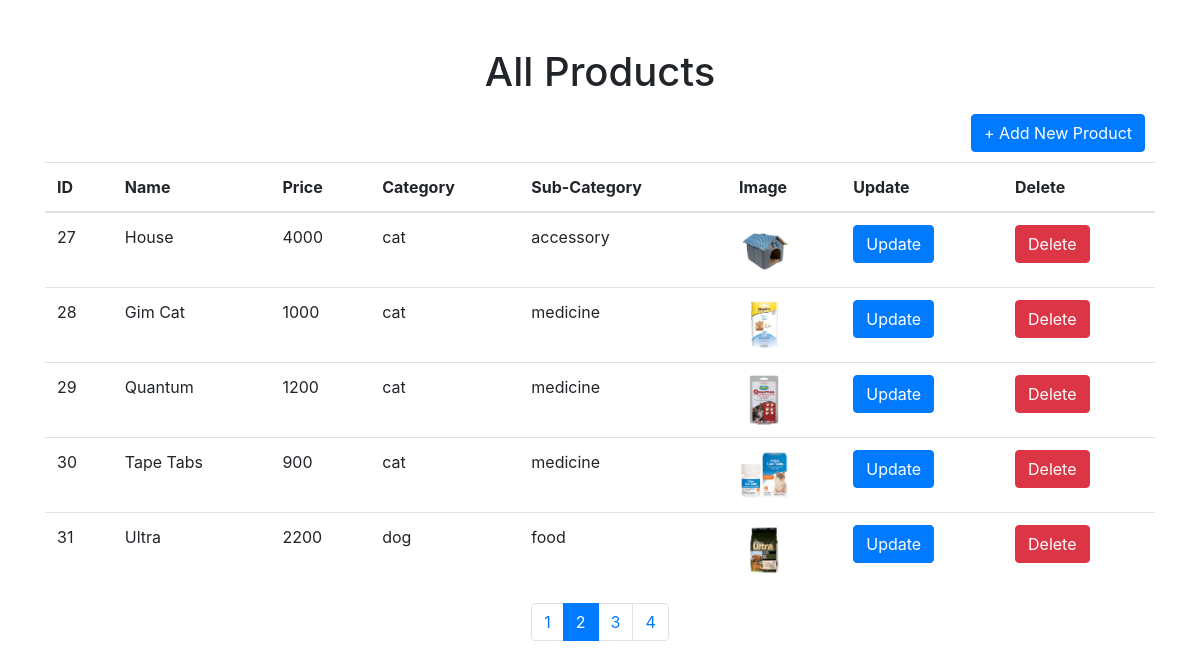
Screenshot of /all-products.php?page=2 with the database file from the repository.
### tables this page shows
CREATE TABLE `products` (
  `id` int NOT NULL AUTO_INCREMENT COMMENT 'Primary Key',
  `name` varchar(255) DEFAULT NULL,
  `price` varchar(255) DEFAULT NULL,
  `category` varchar(255) DEFAULT NULL,
  `filter` varchar(255) DEFAULT NULL,
  `image` varchar(255) DEFAULT NULL,
  PRIMARY KEY (`id`)
);

### all-products.php (the view, shortened to what this page needs)
<!DOCTYPE html>
<html>
<head>
    <link rel="stylesheet" href="https://stackpath.bootstrapcdn.com/bootstrap/4.5.2/css/bootstrap.min.css">
</head>
<body>
    <div class="container mt-5">
        <h1 class="text-center">All Products</h1>
        <div style="float: right; padding: 10px;" class="addnewbtn"><a href="add-product.php" target="_blank" class="btn btn-primary">+ Add New Product</a></div>
        <table class="table">
            <thead>
                <tr>
                    <th>ID</th>
                    <th>Name</th>
                    <th>Price</th>
                    <th>Category</th>
                    <th>Sub-Category</th>
                    <th>Image</th>
                    <th>Update</th>
                    <th>Delete</th>
                </tr>
            </thead>
            <tbody>
                <?php
                include("connection.php");
                $products_per_page = 5;
                $current_page = isset($_GET['page']) ? (int)$_GET['page'] : 1;
                $offset = ($current_page - 1) * $products_per_page;
                $query = "SELECT * FROM products LIMIT $offset, $products_per_page";
                $result = $con->query($query);
                if ($result->num_rows > 0) {
                    while ($row = $result->fetch_assoc()) {
                        ?>
                        <tr>
                            <td><?php echo $row['id']; ?></td>
                            <td><?php echo $row['name']; ?></td>
                            <td><?php echo $row['price']; ?></td>
                            <td><?php echo $row['category']; ?></td>
                            <td><?php echo $row['filter']; ?></td>
                            <td><img src="./assets/image/<?php echo $row['image']; ?>" alt="Product Image" width="50"></td>
                            <td><a href="edit-product.php?id=<?php echo $row['id']; ?>" class="btn btn-primary">Update</a></td>
                            <td>
                                <form method="post" action="delete-product.php" onsubmit="return confirm('Are you sure you want to delete this product?')">
                                    <button type="submit" class="btn btn-danger">Delete</button>
                                </form>
                            </td>
                        </tr>
                        <?php
                    }
                } else {
                    ?>
                    <tr>
                        <td colspan="8">No products found.</td>
                    </tr>
                    <?php
                }
                ?>
            </tbody>
        </table>
        <nav aria-label="Page navigation">
            <ul class="pagination justify-content-center">
                <?php
                $con = new mysqli('localhost', 'root', '', 'ypp');
                $query = "SELECT COUNT(*) AS total FROM products";
                $result = $con->query($query);
                $total_products = $result->fetch_assoc()['total'];
                $total_pages = ceil($total_products / $products_per_page);
                for ($i = 1; $i <= $total_pages; $i++) {
                    $active_class = ($current_page === $i) ? 'active' : '';
                    echo "<li class='page-item $active_class'><a class='page-link' href='all-products.php?page=$i'>$i</a></li>";
                }
                ?>
            </ul>
        </nav>
    </div>
</body>
</html>

### rows the page displays
products: id "27", name "House", price "4000", category "cat", filter "accessory", image (picture)
products: id "28", name "Gim Cat", price "1000", category "cat", filter "medicine", image (picture)
products: id "29", name "Quantum", price "1200", category "cat", filter "medicine", image (picture)
products: id "30", name "Tape Tabs", price "900", category "cat", filter "medicine", image (picture)
products: id "31", name "Ultra", price "2200", category "dog", filter "food", image (picture)
